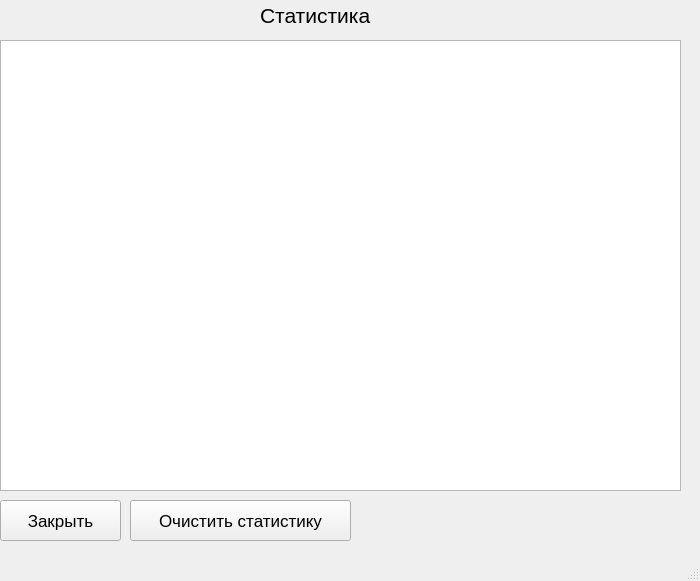
<?xml version="1.0" encoding="UTF-8"?>
<ui version="4.0">
 <class>MainWindow</class>
 <widget class="QMainWindow" name="MainWindow">
  <property name="geometry">
   <rect>
    <x>0</x>
    <y>0</y>
    <width>700</width>
    <height>581</height>
   </rect>
  </property>
  <property name="windowTitle">
   <string>MainWindow</string>
  </property>
  <widget class="QWidget" name="centralwidget">
   <widget class="QTableView" name="tableView">
    <property name="geometry">
     <rect>
      <x>0</x>
      <y>40</y>
      <width>681</width>
      <height>451</height>
     </rect>
    </property>
   </widget>
   <widget class="QLabel" name="label">
    <property name="geometry">
     <rect>
      <x>260</x>
      <y>0</y>
      <width>111</width>
      <height>31</height>
     </rect>
    </property>
    <property name="font">
     <font>
      <pointsize>16</pointsize>
     </font>
    </property>
    <property name="text">
     <string>Статистика</string>
    </property>
   </widget>
   <widget class="QPushButton" name="pushButton">
    <property name="geometry">
     <rect>
      <x>0</x>
      <y>500</y>
      <width>121</width>
      <height>41</height>
     </rect>
    </property>
    <property name="font">
     <font>
      <pointsize>13</pointsize>
     </font>
    </property>
    <property name="text">
     <string>Закрыть</string>
    </property>
   </widget>
   <widget class="QPushButton" name="pushButton_2">
    <property name="geometry">
     <rect>
      <x>130</x>
      <y>500</y>
      <width>221</width>
      <height>41</height>
     </rect>
    </property>
    <property name="font">
     <font>
      <pointsize>13</pointsize>
     </font>
    </property>
    <property name="text">
     <string>Очистить статистику</string>
    </property>
   </widget>
  </widget>
  <widget class="QMenuBar" name="menubar">
   <property name="geometry">
    <rect>
     <x>0</x>
     <y>0</y>
     <width>700</width>
     <height>21</height>
    </rect>
   </property>
  </widget>
  <widget class="QStatusBar" name="statusbar"/>
 </widget>
 <resources/>
 <connections/>
</ui>
